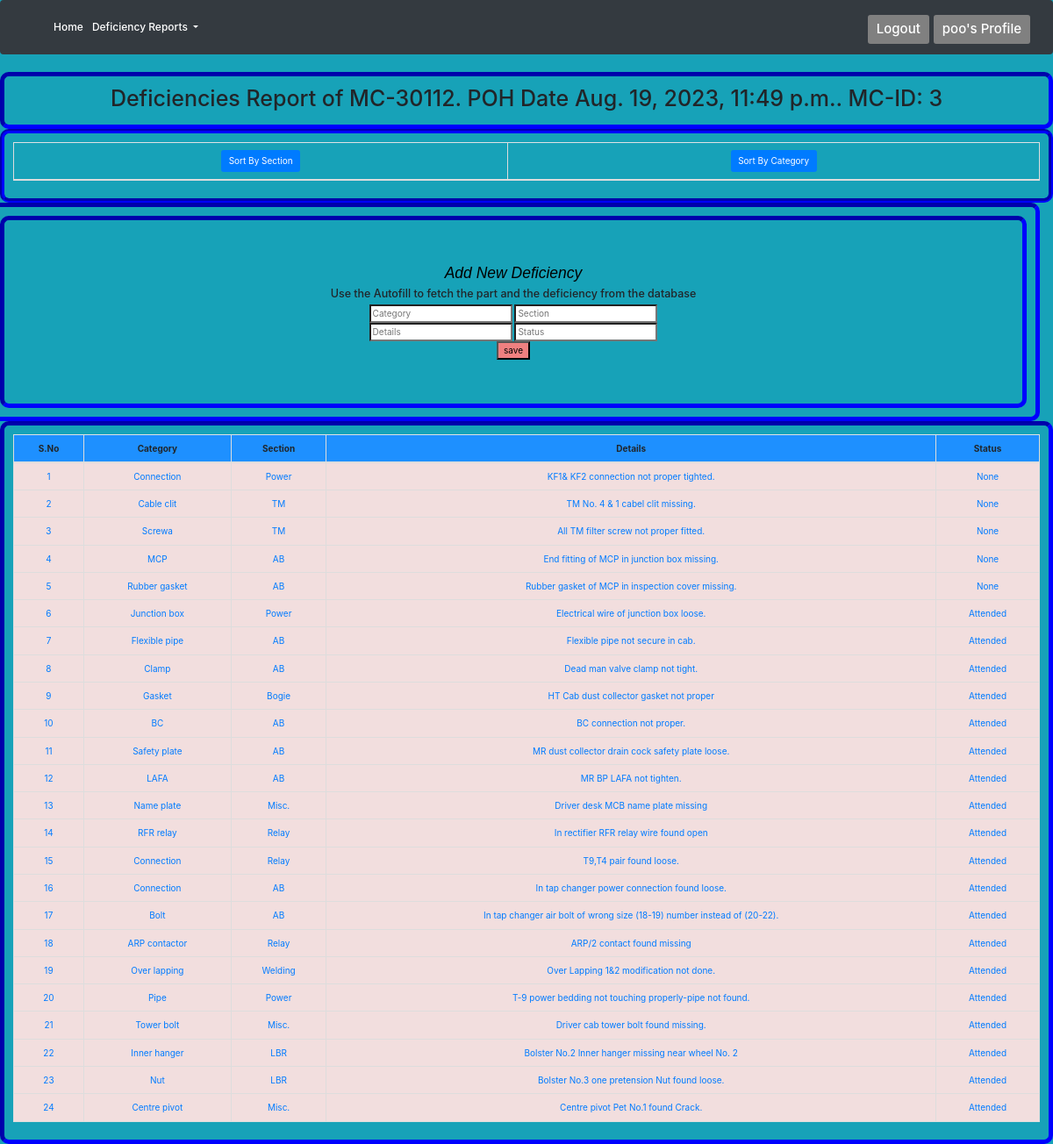
Before: /defi/showMCdet2/33/ (signed in) with the older database file.
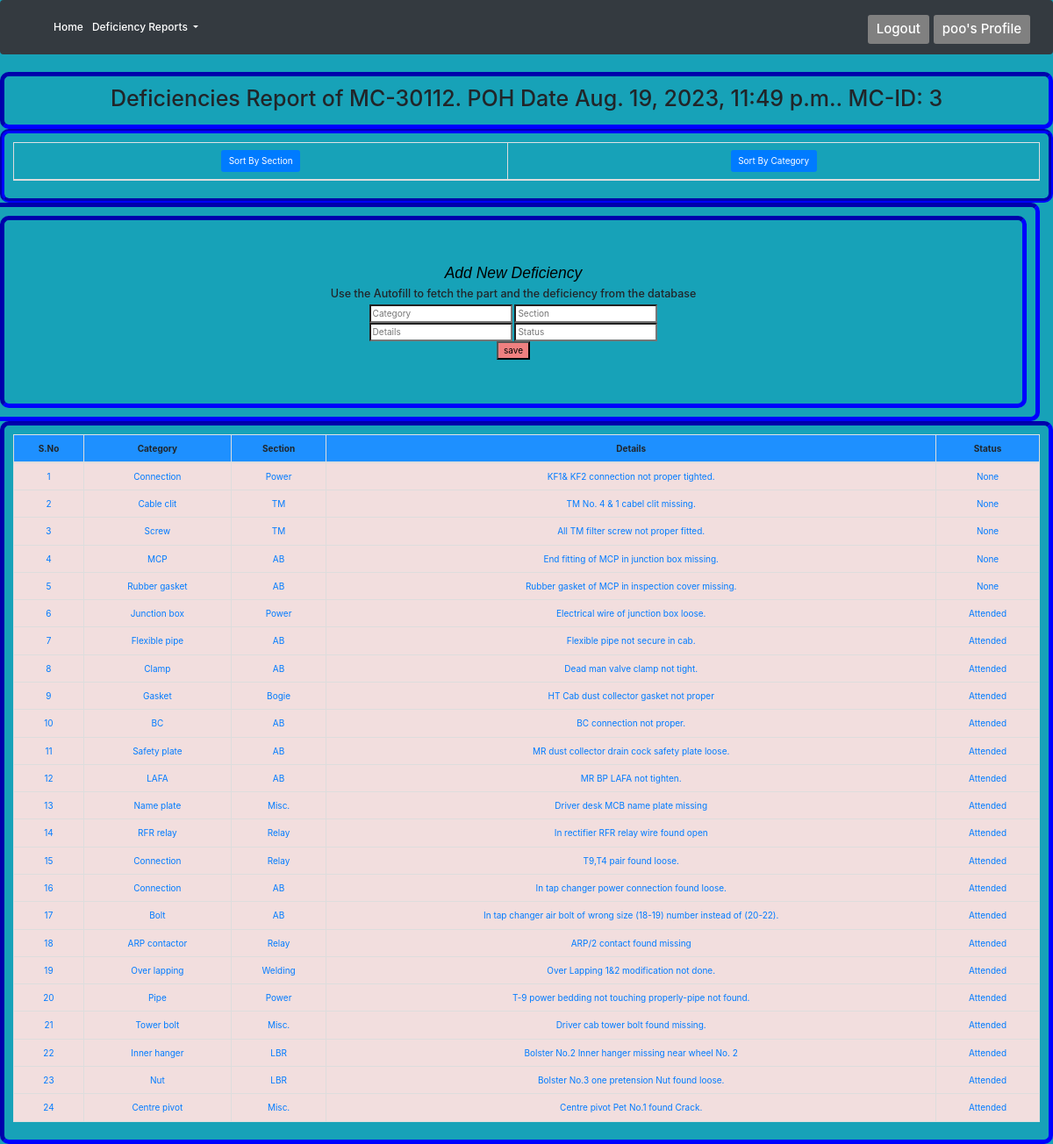
After: the same page with the newer database file.
### defi/models.py (models this page shows)
class MCRemark(models.Model):
    Date = models.DateTimeField(default=timezone.now)
    MCName = models.ForeignKey(MC, on_delete=models.CASCADE, related_name='MCName1')
    POHDate = models.DateField(null=True, blank=True)
    MCDefArea = models.ForeignKey(MCArea, on_delete=models.CASCADE, related_name='MCArea1')
    MCSecArea = models.ForeignKey(MCSec, on_delete=models.CASCADE,null=True, related_name='MCSecArea1')
    MCStatus = models.ForeignKey(Status, on_delete=models.CASCADE,null=True, related_name='MCStatus')
    MCDef = models.CharField(max_length=500, blank=True, null=True)
    def __str__(self):
        return f"{self.MCName}-{self.POHDate}-{self.MCDefArea}-{self.MCSecArea}-{self.MCDef}"

class MCArea(models.Model):
    MCArea = models.CharField(max_length=100, blank=True, null=True, unique=True)
    Date = models.DateTimeField(default=timezone.now)
    def __str__(self):
        return self.MCArea

class MCSec(models.Model):
    MCSec = models.CharField(max_length=100, blank=True, null=True, unique=True)
    Date = models.DateTimeField(default=timezone.now)
    def __str__(self):
        return self.MCSec

### defi/views.py (the view)
# urls.py: path('showMCdet2/<int:Serial>/', views.showMCdet2, name='showMCdet2'),
@login_required
def showMCdet2(request, Serial):
    p = MCRemark.objects.get(id=Serial)
    a = MC.objects.get(MCName=p.MCName)
    q = MCRemark.objects.filter(MCName=p.MCName).order_by('-Date')
    print(q)
    context = {
        'object': a,
        'q' : q,
    }
    print(context)
    return render(request, 'deficiencies/mcdefdet.html', context)

### defi/models.py (called while the page is built)
    def __str__(self):
        return self.Status

    def __str__(self):
        return self.MCName

### templates/deficiencies/mcdefdet.html (shortened to what this page needs)
{%extends 'charts/base.html'%}
{%block content%}
<div class="center">
<h1>Deficiencies Report of {{ object.MCName }}. POH Date {{ object.Date}}.  MC-ID: {{object.id}}</h1>
</div>
<div class="overflow-auto w-100 h-10 center3">
    <table class="table table-bordered ">
        <thead>
            <tr>
                <th>
    <form method="POST" action="{%url 'MCChartBySection' object.pk%}" >
        <input type="submit" value="Sort By Section" class="btn btn-primary custom-btn" >
      </form>
      </th>
      <th>
        <form method="POST" action="{%url 'MCChartByArea' object.pk%}" >
        <input type="submit" value="Sort By Category" class="btn btn-primary custom-btn" >
      </form>
      </th>
      </tr>
        </thead>
    </table>
</div>
    </div>
<div class="row center">
    <div class="col center2">
        <form method="POST" action="{%url 'addMCremark' object.pk %}">
            <h3 style="color:black; font-family:sans-serif; font-style:italic"> Add New Deficiency</h3>
            <h5>Use the Autofill to fetch the part and the deficiency from the database</h5>
            <input type="text" id="Part" name="Part" style="background-color: white; color:black" placeholder="Category"
                aria-label="Category" />
            <input type="text" id="Def" name="Def" style="background-color: white; color:black" placeholder="Section"
                aria-label="Section" />
            <br>
            <input type="text" id="Details" name="Details" style="background-color: white; color:black" placeholder="Details" aria-label="Details"/>
            <input type="text" id="Status" name="Status" style="background-color: white; color:black" placeholder="Status" aria-label="Status"/>
            <br>
            <input type="submit" value="save" style="background-color: lightcoral; color:black" />
        </form>
    </div>
</div>
<div class="center">
<div style="flex-grow: 8; background-color:DodgerBlue;">
    <table class="table table-bordered">
        <thead>
            <tr>
                <th>S.No</th>
                <th>Category</th>
                    <th>Section</th>
                    <th>Details</th>
                    <th>Status</th>
            </tr>
        </thead>
        <tbody>
            {%for obj in q %}
            <tr class='danger'>
                <td class='text-primary'>{{forloop.counter}}</td>
                <td class='text-primary'>{{obj.MCDefArea}}</td>
                    <td class='text-primary'>{{obj.MCSecArea}}</td>
                    <td class='text-primary'>{{obj.MCDef}}</td>
                    <td class='text-primary'>{{obj.MCStatus}}</td>
            </tr>
            {%endfor%}
        </tbody>
    </table>
</div>
</div>
{%endblock content%}

Changed rows visible on the page:
changed through a linked row, MCRemark "All TM filter screw not proper fitted.": MCDefArea "Screwa" → "Screw"
